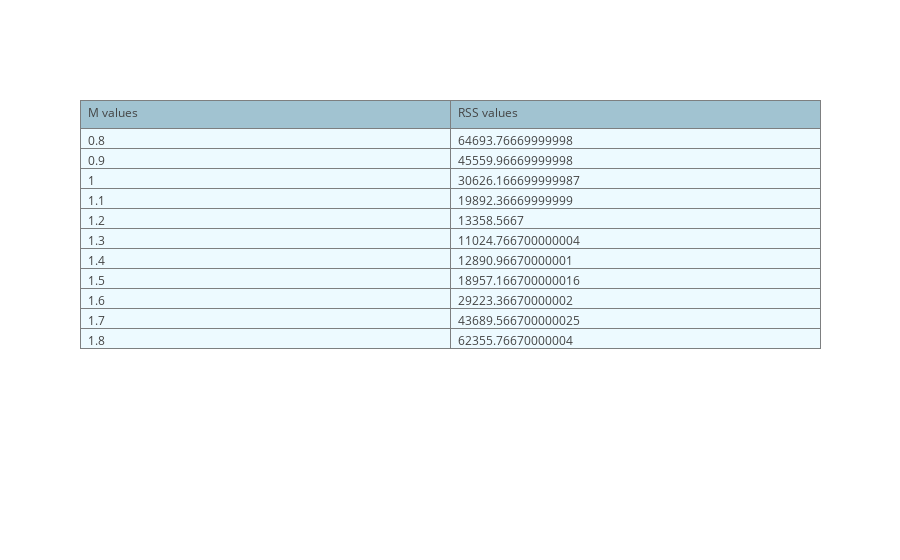

Notebook cell for this chart:
### Code cell
cost_chart = rss_values(budgets, revenues, scaled_m_values, b_value)
column_values = list(cost_chart.values())
plot_table(headers = ['M values', 'RSS values'], columns=column_values)

### Figure 1 — Plotly figure (JSON) as saved in the notebook; plotly's stock layout.template omitted (floating-point values rounded to 4 significant figures)
{"data": [{"cells": {"align": ["left", "left", "left", "left", "left"], "fill": {"color": "#EDFAFF"}, "line": {"color": "#7D7F80"}, "values": [[0.8, 0.9, 1, 1.1, 1.2, 1.3, 1.4, 1.5, 1.6, 1.7, 1.8], [64690.0, 45560.0, 30630.0, 19890.0, 13360.0, 11020.0, 12890.0, 18960.0, 29220.0, 43690.0, 62360.0]]}, "header": {"align": ["left", "left", "left", "left", "left"], "fill": {"color": "#a1c3d1"}, "line": {"color": "#7D7F80"}, "values": ["M values", "RSS values"]}, "type": "table"}], "layout": {}}
